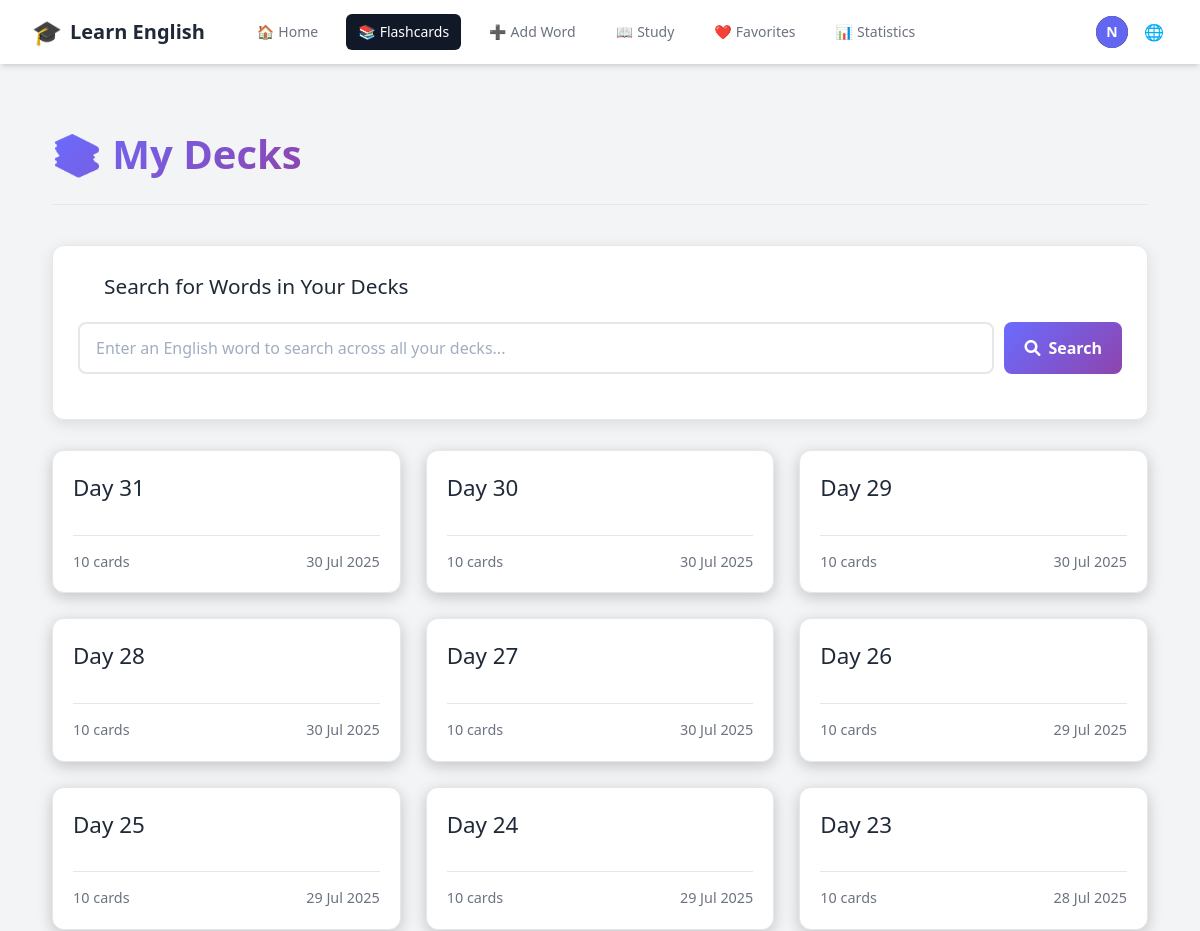
/decks/ (signed in, upper part), run on an earlier commit of the app's database.
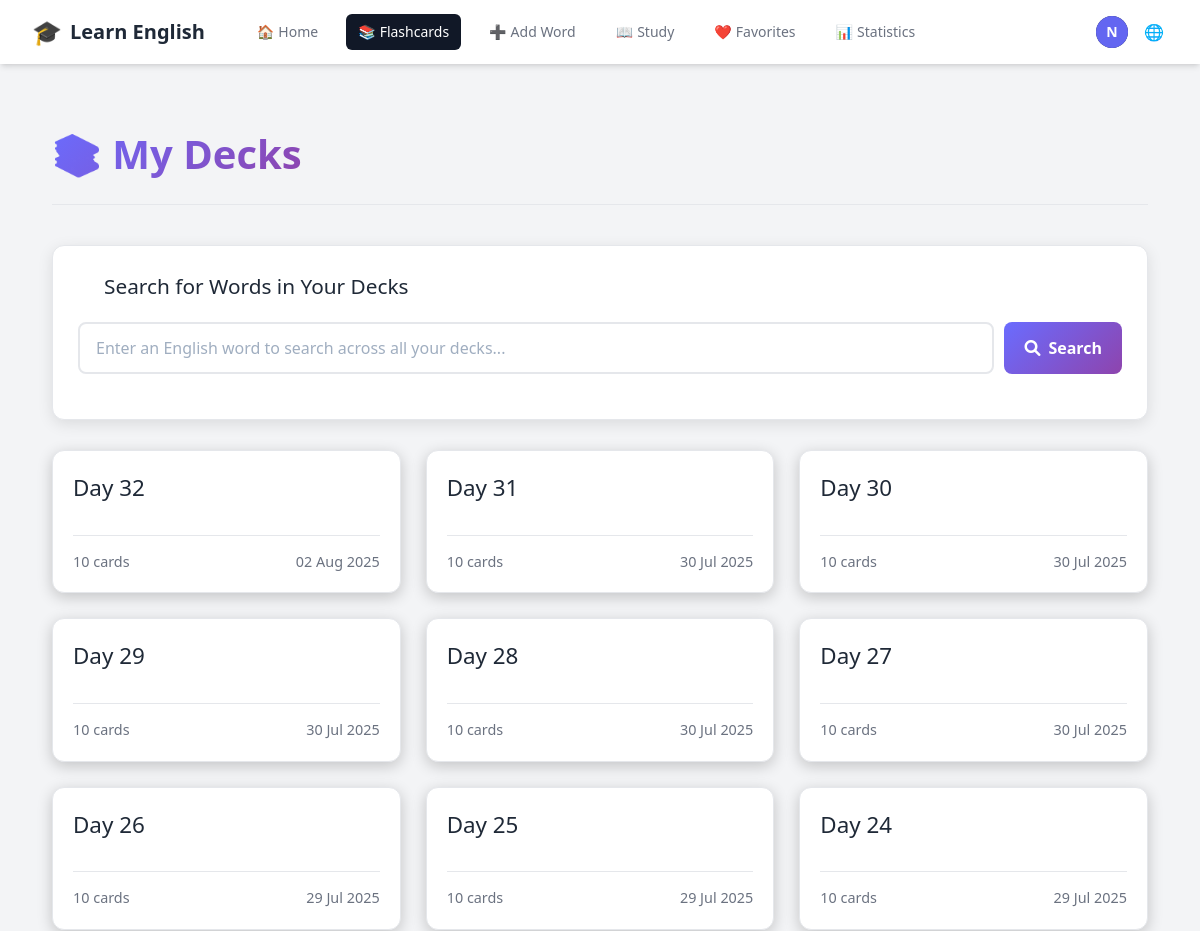
And on a later commit of the database.
### vocabulary/models.py (models this page shows, shortened)
class Deck(models.Model):
    user = models.ForeignKey(settings.AUTH_USER_MODEL, on_delete=models.CASCADE, related_name='decks')
    name = models.CharField(max_length=255)
    created_at = models.DateTimeField(auto_now_add=True)
    class Meta:
        ordering = ['-created_at']
        unique_together = ['user', 'name']

### vocabulary/views.py (the view)
# urls.py: path('decks/', views.deck_list, name='deck_list'),
@login_required
def deck_list(request):
    decks = Deck.objects.filter(user=request.user).annotate(
        card_count=Count('flashcards')
    ).order_by('-created_at')
    context = {
        'decks': decks
    }
    return render(request, 'vocabulary/deck_list.html', context)

### vocabulary/context_processors.py (called while the page is built)
    def _(message):
        return str(message)

### vocabulary/templates/vocabulary/deck_list.html (shortened to what this page needs)
{% extends "base.html" %}
{% block content %}
<div class="deck-list-page">
    <div class="page-header">
        <h1>📚 {{ manual_texts.my_decks }}</h1>
    </div>
    <div class="search-section">
        <div class="search-header">
            <i class="fas fa-search"></i>
            <h3>Search for Words in Your Decks</h3>
        </div>
        <div class="search-input-container">
            <input
                type="text"
                id="wordSearchInput"
                class="search-input"
                placeholder="Enter an English word to search across all your decks..."
                autocomplete="off"
            >
            <button id="searchBtn" class="search-btn">
                <i class="fas fa-search"></i>
                Search
            </button>
        </div>
    </div>
    {% if decks %}
        <div class="deck-grid">
            {% for deck in decks %}
                <a href="{% url 'deck_detail' deck.id %}" class="deck-card">
                    <div>
                        <h2>{{ deck.name }}</h2>
                    </div>
                    <div class="deck-info">
                        <span>{{ deck.card_count }} {{ manual_texts.cards_text }}</span>
                        <span class="created-date">{{ deck.created_at|date:"d M Y" }}</span>
                    </div>
                </a>
            {% endfor %}
        </div>
    {% else %}
        <div class="no-decks">
            <h2>{{ manual_texts.no_decks_yet }}</h2>
            <p>{{ manual_texts.get_started_by }} <a href="{% url 'add_flashcard' %}">{{ manual_texts.adding_flashcards }}</a>!</p>
        </div>
    {% endif %}
</div>
{% endblock %}

What changed in the data, as far as the page shows it:
no longer on this page (row unchanged): Deck: name "Day 23", card_count "10", cards_text "cards", created_at "28 Jul 2025"
added Deck: name "Day 32", card_count "10", cards_text "cards", created_at "02 Aug 2025"
